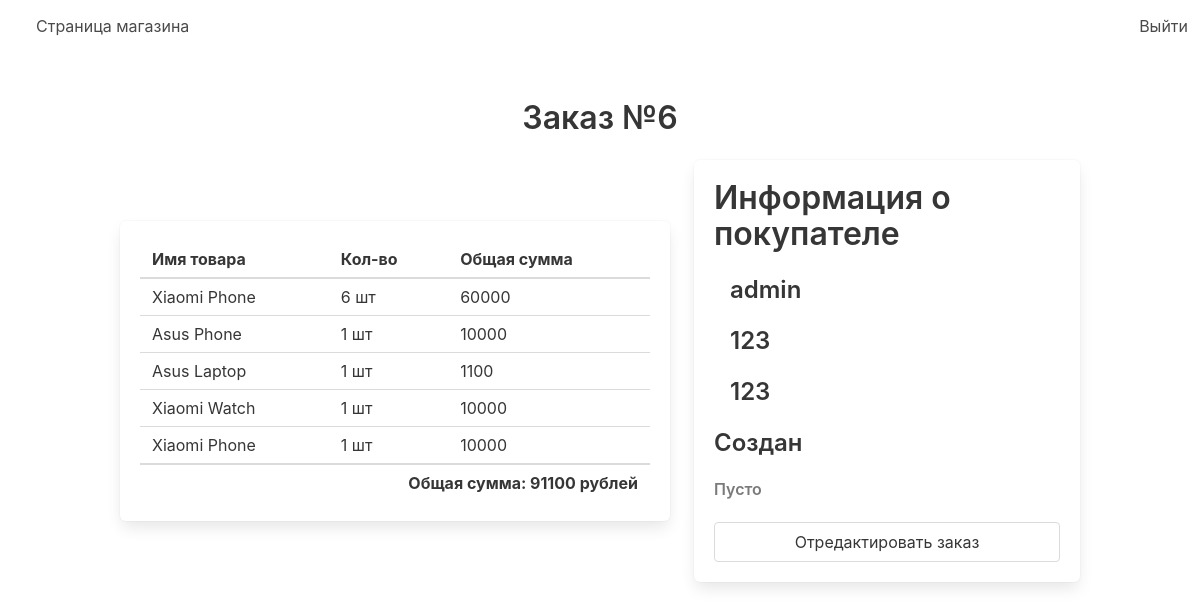
/staff/order/6, run on the app's committed database.
### store/models.py (models this page shows, shortened)
class Order(models.Model):
    customer = models.ForeignKey(User, on_delete=models.CASCADE)
    address = models.CharField(max_length=255)
    phone = models.CharField(max_length=255)
    total_price = models.IntegerField()
    status = models.CharField(
        choices=STATUS, null=True, max_length=255, default='Создан')
    comment = models.CharField(max_length=255, blank=True, null=True)

class OrderProduct(models.Model):
    order = models.ForeignKey(
        Order, on_delete=models.CASCADE, related_name='order_products')
    product = models.ForeignKey(Product, on_delete=models.CASCADE)
    amount = models.IntegerField()
    total = models.IntegerField()
    def __str__(self):
        return self.product.name

class Product(models.Model):
    name = models.CharField(max_length=255)
    slug = models.SlugField(unique=True)
    description = models.TextField()
    price = models.IntegerField()
    is_new = models.BooleanField()
    is_discounted = models.BooleanField()
    category = models.ForeignKey('store.Category', on_delete=models.CASCADE)
    brand = models.ForeignKey('store.Brand', on_delete=models.CASCADE)
    image = models.ImageField(default='default.png')
    favorite = models.ManyToManyField(User, related_name='favorite_products')

### staff/views.py (the view)
# urls.py: path('order/<int:pk>', views.order, name='order'),
def order(request, pk):
    order_data = Order.objects.get(pk=pk)
    return render(request, 'order.html', {'order': order_data})

### staff/templates/order.html (shortened to what this page needs)
{% extends 'admin_layout.html' %}
{% block content %}
<div class="section">
    <div class="container">
        <div class="title has-text-centered">
            Заказ №{{order.pk}}
        </div>
        <div class="columns is-centered is-vcentered">
            <div class="column is-7 ">
                <div class="box">
                    <table class="table is-fullwidth">
                        <thead>
                            <tr>
                                <th>Имя товара</th>
                                <th>Кол-во</th>
                                <th>Общая сумма</th>
                            </tr>
                        </thead>
                        <tbody>
                            {% for product in order.order_products.all %}
                            <tr>
                                <td>{{ product }}</td>
                                <td>{{ product.amount }} шт</td>
                                <td>{{ product.total }}</td>
                            </tr>
                            {% endfor %}
                        </tbody>
                        <tfoot>
                            <tr>
                                <td colspan="3" class="has-text-right has-text-weight-bold">
                                    Общая сумма: {{ order.total_price }} рублей
                                </td>
                            </tr>
                        </tfoot>
                    </table>
                </div>
            </div>
            <div class="column">
                <div class="box">
                    <div class="title is-3">
                        Информация о покупателе
                    </div>
                    <div class="title is-4">
                        {{order.customer.username}}
                    </div>
                    <div class="title is-4">
                        {{order.address}}
                    </div>
                    <div class="title is-4">
                        {{order.phone}}
                    </div>
                    <div class="title is-4">
                        {% if order.status %}
                        {{ order.status }}
                        {% else %}
                        Статус не выбран
                        {% endif %}
                    </div>
                    <div class="title is-6 has-text-grey">
                        {% if order.comment %}
                        {{order.comment}}
                        {% else %}
                        Пусто
                        {% endif %}
                    </div>
                    <a href="{% url 'staff:order_edit' order.pk %}" class="button is-fullwidth">
                        Отредактировать заказ
                    </a>
                </div>
            </div>
        </div>
    </div>
</div>
{% endblock %}

### data on the page
Order: pk "6", total_price "91100", customer.username "admin", address "123", phone "123", status "Создан"
OrderProduct: product.name "Xiaomi Phone", amount "6", total "60000"
OrderProduct: product.name "Asus Phone", amount "1", total "10000"
OrderProduct: product.name "Asus Laptop", amount "1", total "1100"
OrderProduct: product.name "Xiaomi Watch", amount "1", total "10000"
OrderProduct: product.name "Xiaomi Phone", amount "1", total "10000"
